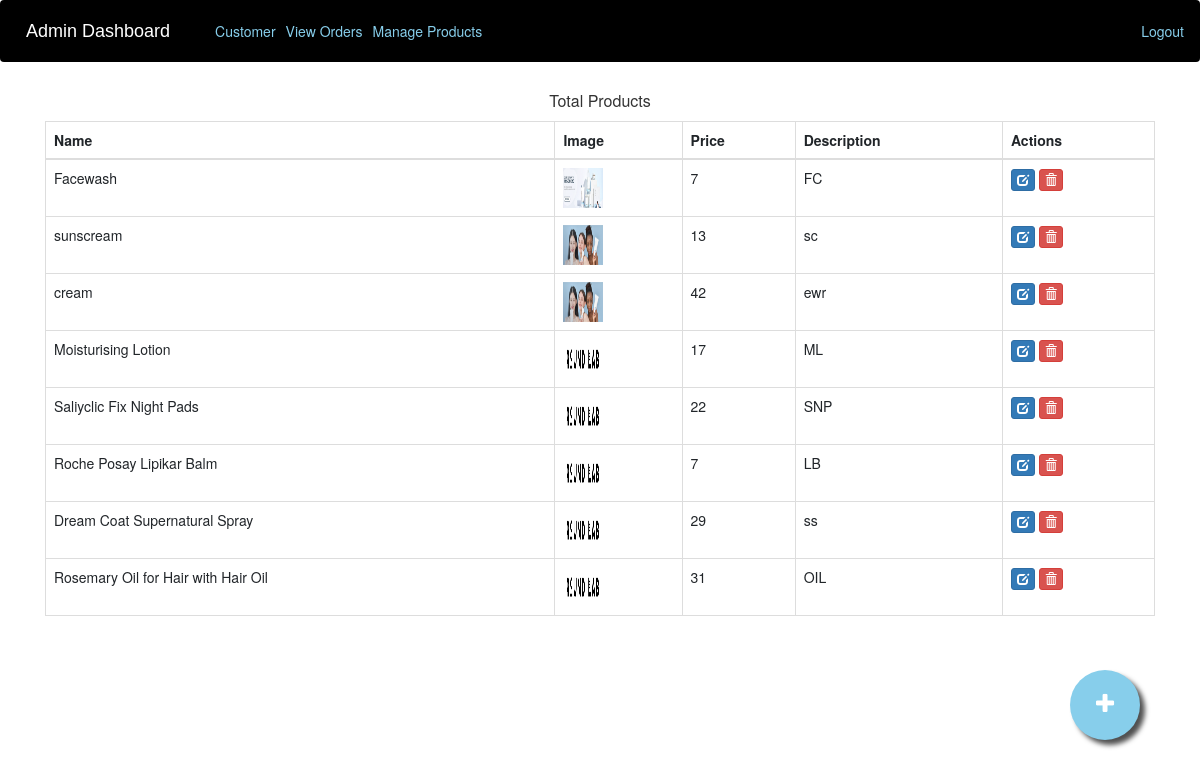
/admin-products (signed in), run on an earlier commit of the app's database.
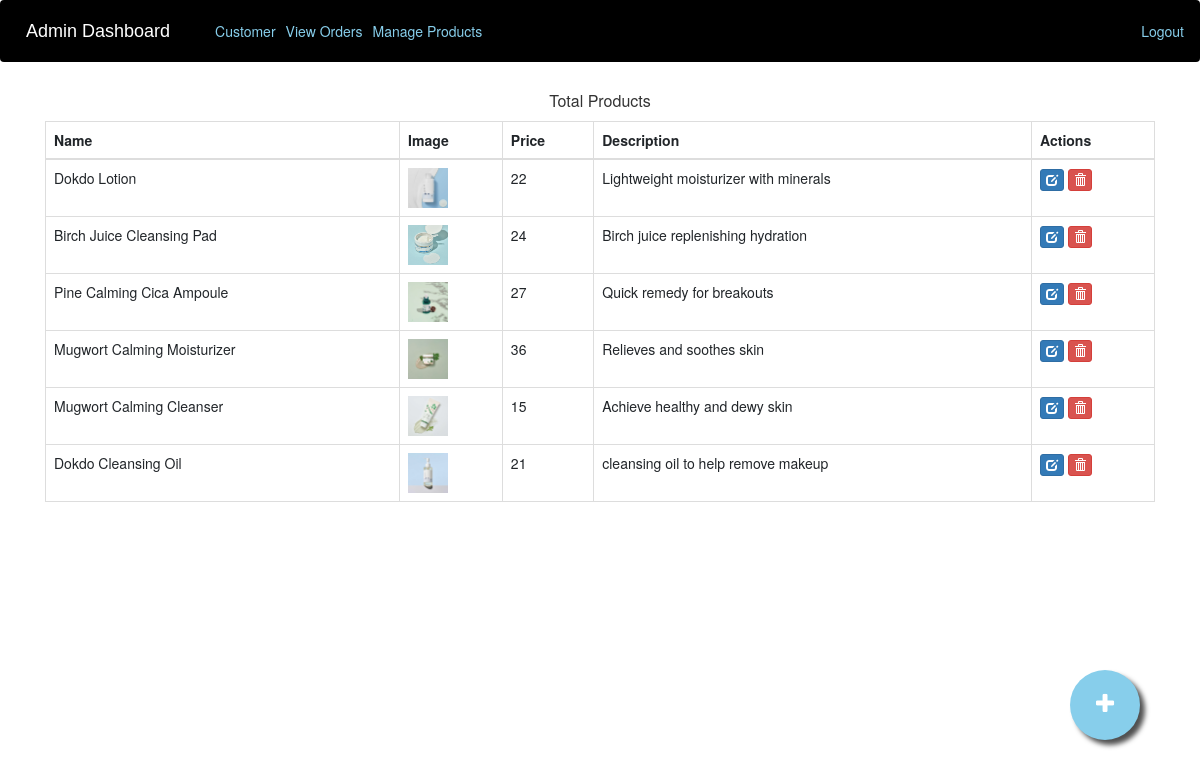
And on a later commit of the database.
### ecom/models.py (models this page shows, shortened)
class Product(models.Model):
    name=models.CharField(max_length=40)
    product_image= models.ImageField(upload_to='product_image/',null=True,blank=True)
    price = models.PositiveIntegerField()
    description=models.CharField(max_length=40)

### ecom/views.py (the view)
# urls.py: path('admin-products', views.admin_products_view, name='admin-products'),
@login_required(login_url='adminlogin')
def admin_products_view(request):
    products=models.Product.objects.all()
    return render(request,'ecom/admin_products.html',{'products':products})

### templates/ecom/admin_products.html (shortened to what this page needs)
{% extends 'ecom/admin_base.html' %}
{% load static %}
{% block content %}
<head>
  <link href="//netdna.bootstrapcdn.com/bootstrap/3.0.0/css/bootstrap.min.css" rel="stylesheet" id="bootstrap-css">
</head>
<div class="container">
  <div >
    <div class="panel-heading">
      <h6 class="panel-title">Total Products</h6>
    </div>
    <table class="table table-hover table-bordered" id="dev-table">
      <thead>
        <tr>
          <th>Name</th>
          <th>Image</th>
          <th>Price</th>
          <th>Description</th>
          <th>Actions</th>
        </tr>
      </thead>
      {% for p in products %}
  {% if p %}
      <tr>
        <td> {{p.name}}</td>
        <td> <img src="{% static p.product_image.url %}" alt="Profile Pic" height="40px" width="40px" /></td>
        <td>{{p.price}}</td>
        <td>{{p.description}}</td>
        <td><a class="btn btn-primary btn-xs" href="{% url 'update-product' p.id  %}"><span class="glyphicon glyphicon-edit"></span></a>
          <a class="btn btn-danger btn-xs" href="{% url 'delete-product' p.id  %}"><span class="glyphicon glyphicon-trash"></span></a></td>
      </tr>
      {%else%}
      <br><br><br>
      <h1>No Products!!</h1>
      {% endif %}
      {% endfor %}
    </table>
  </div>
</div>
<a href="/admin-add-product" class="float">
<i class="fa fa-plus my-float"></i>
</a>
{% endblock content %}

What changed in the data, as far as the page shows it:
removed Product: name "Facewash", product_image (picture), price "7", description "FC"
removed Product: name "sunscream", product_image (picture), price "13", description "sc"
removed Product: name "cream", product_image (picture), price "42", description "ewr"
removed Product: name "Moisturising Lotion", product_image (picture), price "17", description "ML"
removed Product: name "Saliyclic Fix Night Pads", product_image (picture), price "22", description "SNP"
removed Product: name "Roche Posay Lipikar Balm", product_image (picture), price "7", description "LB"
removed Product: name "Dream Coat Supernatural Spray", product_image (picture), price "29", description "ss"
removed Product: name "Rosemary Oil for Hair with Hair Oil", product_image (picture), price "31", description "OIL"
added Product: name "Dokdo Lotion", product_image (picture), price "22", description "Lightweight moisturizer with minerals"
added Product: name "Birch Juice Cleansing Pad", product_image (picture), price "24", description "Birch juice replenishing hydration"
added Product: name "Pine Calming Cica Ampoule", product_image (picture), price "27", description "Quick remedy for breakouts"
added Product: name "Mugwort Calming Moisturizer", product_image (picture), price "36", description "Relieves and soothes skin"
added Product: name "Mugwort Calming Cleanser", product_image (picture), price "15", description "Achieve healthy and dewy skin"
added Product: name "Dokdo Cleansing Oil", product_image (picture), price "21", description "cleansing oil to help remove makeup"
